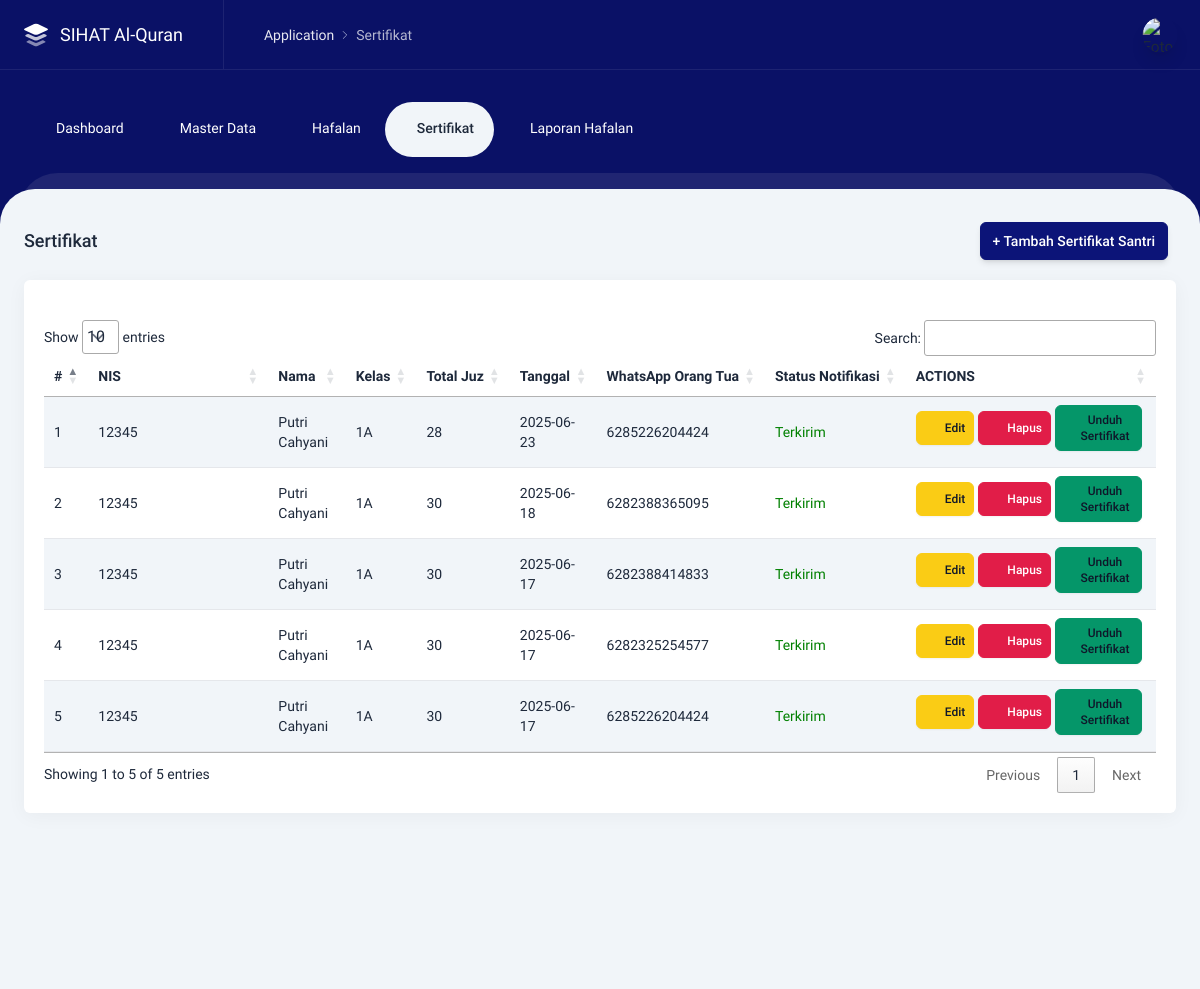
The page /admin/prestasi.php (signed in) on the database its author committed.
### tables this page shows
CREATE TABLE `tb_prestasi` (
  `id` int NOT NULL,
  `id_santri` int NOT NULL,
  `total_juz` varchar(100) NOT NULL,
  `tanggal` date NOT NULL,
  `created_at` datetime DEFAULT CURRENT_TIMESTAMP,
  `updated_at` datetime DEFAULT CURRENT_TIMESTAMP ON UPDATE CURRENT_TIMESTAMP,
  `whatsapp_ortu` varchar(20) DEFAULT NULL,
  `status_notif` varchar(100) DEFAULT 'Gagal Terkirim',
  `path_sertifikat` varchar(255) DEFAULT NULL
);

CREATE TABLE `tb_santri` (
  `id` bigint UNSIGNED NOT NULL,
  `nis` varchar(20) NOT NULL,
  `kelas` varchar(255) NOT NULL,
  `nama` varchar(255) NOT NULL,
  `tempatlahir` varchar(255) NOT NULL,
  `tanggallahir` varchar(255) NOT NULL,
  `nama_ortu` varchar(255) NOT NULL,
  `email_ortu` varchar(20) NOT NULL,
  `alamat` varchar(255) NOT NULL,
  `created_at` varchar(40) DEFAULT NULL,
  `updated_at` varchar(40) DEFAULT NULL
);

### admin/prestasi.php (the view, shortened to what this page needs)
<?php
$title = 'Sertifikat';
include 'layouts/header.php';
include 'layouts/navbar.php';
?>
<div class="content content--top-nav">
    <div class="intro-y flex flex-col sm:flex-row items-center mt-8">
        <h2 class="text-lg font-medium mr-auto"><?= $title ?> </h2>
        <div class="w-full sm:w-auto flex mt-4 sm:mt-0">
            <a href="javascript:;" data-tw-toggle="modal" data-tw-target="#tambah-prestasi"
                class="btn btn-primary shadow-md mr-2">+ Tambah Sertifikat Santri</a>
        </div>
    </div>
    <div class="intro-y box p-5 mt-5">
        <div class="card">
            <br>
            <div class="overflow-x-auto">
                <table id="example" class="table table-striped">
                    <thead>
                        <tr>
                            <th class="whitespace-nowrap">#</th>
                            <th class="whitespace-nowrap">NIS</th>
                            <th class="whitespace-nowrap">Nama</th>
                            <th class="whitespace-nowrap">Kelas</th>
                            <th class="whitespace-nowrap">Total Juz</th>
                            <th class="whitespace-nowrap">Tanggal</th>
                            <th class="whitespace-nowrap">WhatsApp Orang Tua</th>
                            <th class="whitespace-nowrap">Status Notifikasi</th>
                            <th class="whitespace-nowrap">ACTIONS</th>
                        </tr>
                    </thead>
                    <tbody>
                        <?php
                        $nomor_urut = 1;
                        $query = $koneksi->query("SELECT p.*, s.nis, s.kelas, s.nama FROM tb_prestasi p LEFT JOIN tb_santri s ON p.id_santri = s.id ORDER BY p.updated_at DESC");
                        $data_santri = $query->fetch_all(MYSQLI_ASSOC);
                        if (empty($data_santri)) {
                            echo "<strong> Data belum ada. </strong>";
                        } else {
                        foreach ($query as $data) : ?>
                        <tr class="intro-x">
                            <td>
                                <?= $nomor_urut ?>
                            </td>
                            <td class="w-40"><?= $data['nis'] ?></td>
                            <td><?= $data['nama'] ?></td>
                            <td><?= $data['kelas'] ?></td>
                            <td><?= $data['total_juz'] ?></td>
                            <td><?= $data['tanggal'] ?></td>
                            <td><?= $data['whatsapp_ortu'] ?></td>
                            <td>
                             <?= $data['status_notif'] == 'Terkirim'
                             ? '<span style="color:green;">Terkirim</span>'
                                : '<span style="color:red;">Gagal Terkirim</span>';
                             ?>
                            </td>
                            <td class="table-report__action w-56">
                                <div class="flex justify-center items-center">
                                    <a href="javascript:;" data-tw-toggle="modal"
                                        data-tw-target="#edit-prestasi<?=$data['id']?>"
                                        class="btn btn-warning btn-sm mr-1 mb-2"><i data-lucide="edit"
                                            class="w-5 h-5"></i> Edit</a>
                                    <a href="javascript:;" data-tw-toggle="modal" data-tw-target="#delete-modal-preview<?= $data['id']?>"
                                        class="btn btn-danger btn-sm mr-1 mb-2"><i data-lucide="trash"
                                            class="w-5 h-5"></i> Hapus</a>
                                     <a href="prestasi_app/sertifikat.php?id=<?= $data['id'] ?>" target="_blank"
                                        class="btn btn-success btn-sm mr-1 mb-2"><i data-lucide="download"
                                            class="w-5 h-5"></i> Unduh Sertifikat</a>
                                </div>
                            </td>
                        </tr>
                        <?php $nomor_urut++; endforeach; ?>
                        <?php } ?>
                    </tbody>
                </table>
            </div>
        </div>
    </div>
</div>
<?php
include 'layouts/footer.php';
?>

### rows shown on the page
tb_prestasi: id_santri.nis "12345", id_santri.nama "Putri Cahyani", id_santri.kelas "1A", total_juz "28", tanggal "2025-06-23", whatsapp_ortu "6285226204424", status_notif "Terkirim"
tb_prestasi: id_santri.nis "12345", id_santri.nama "Putri Cahyani", id_santri.kelas "1A", total_juz "30", tanggal "2025-06-18", whatsapp_ortu "6282388365095", status_notif "Terkirim"
tb_prestasi: id_santri.nis "12345", id_santri.nama "Putri Cahyani", id_santri.kelas "1A", total_juz "30", tanggal "2025-06-17", whatsapp_ortu "6282388414833", status_notif "Terkirim"
tb_prestasi: id_santri.nis "12345", id_santri.nama "Putri Cahyani", id_santri.kelas "1A", total_juz "30", tanggal "2025-06-17", whatsapp_ortu "6282325254577", status_notif "Terkirim"
tb_prestasi: id_santri.nis "12345", id_santri.nama "Putri Cahyani", id_santri.kelas "1A", total_juz "30", tanggal "2025-06-17", whatsapp_ortu "6285226204424", status_notif "Terkirim"

### other values the page prints
$title "Sertifikat"
